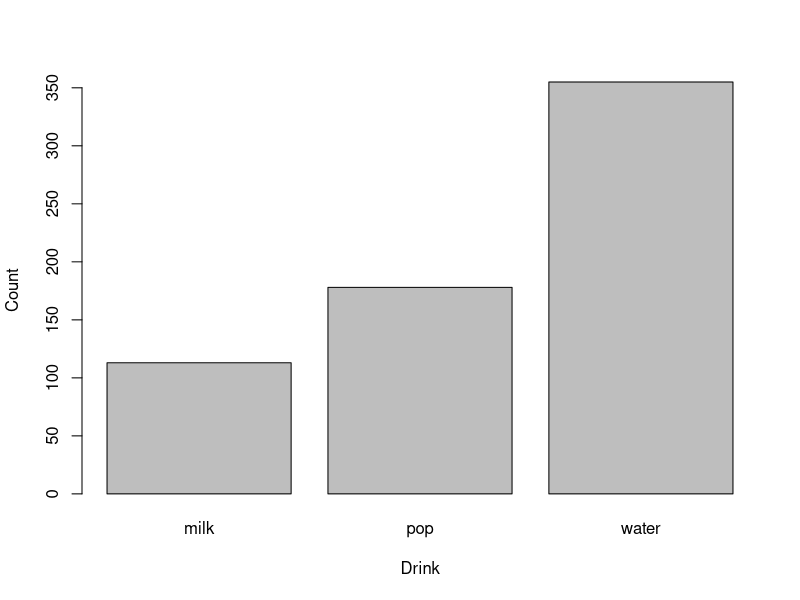
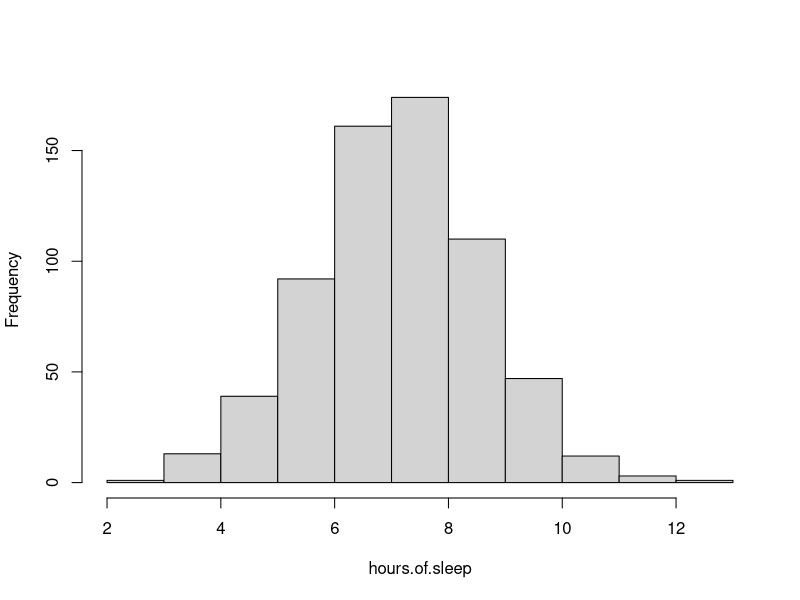
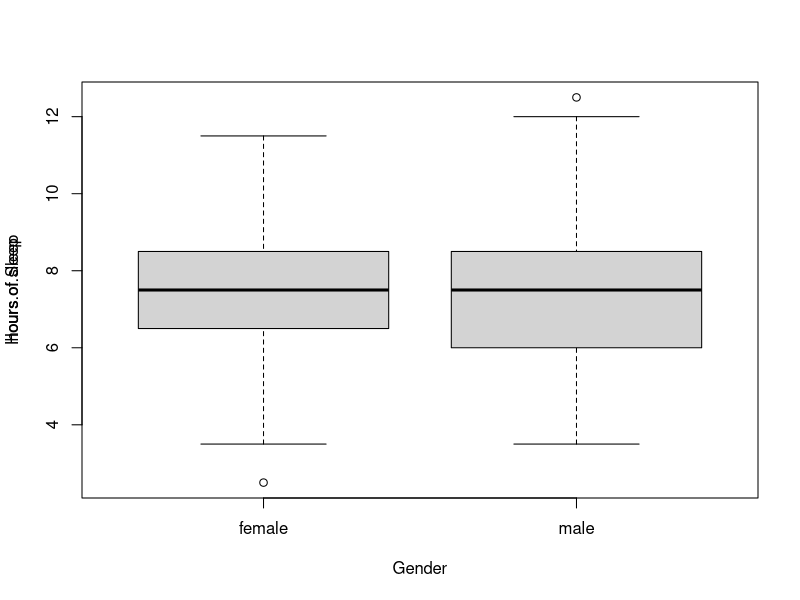
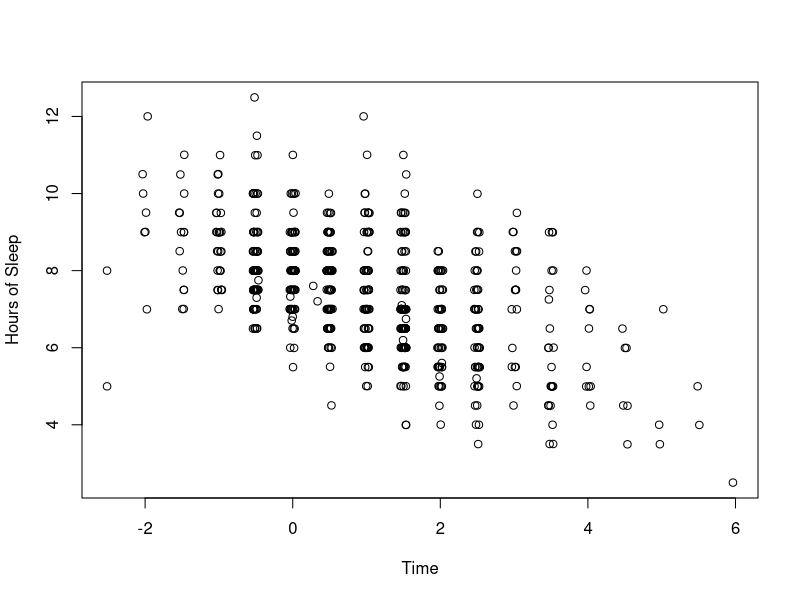
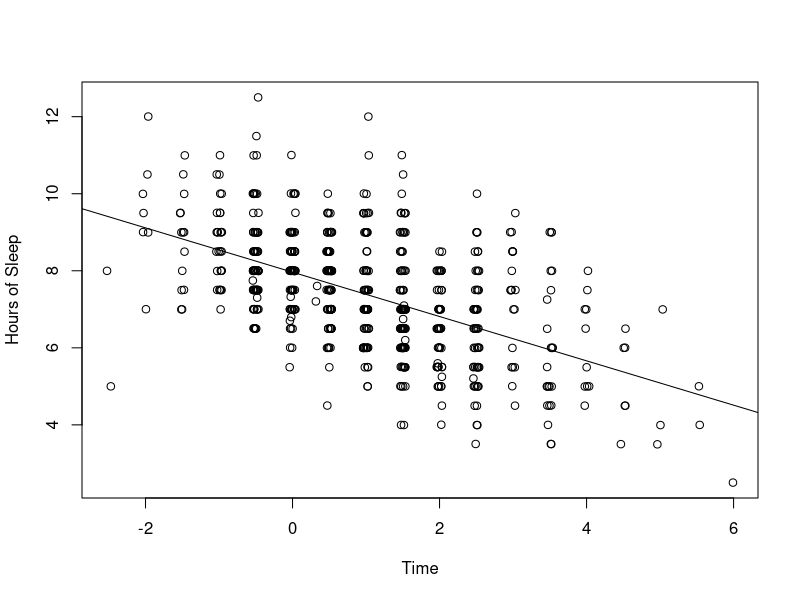

Here is the R script that generated these plots, in order:
## ---- chunk 1
library(LearnBayes)
data(studentdata)
# Display the first row of the data frame 
studentdata[1, ]
## ---- chunk 2
# Make the variable names visible in the R environment
attach(studentdata)
# Tally the different responses 
table(Drink) 
## ---- chunk 3
# Bar plot 
t = table(Drink) 
barplot(t, xlab='Drink', ylab='Count')
## ---- chunk 4
hours.of.sleep = WakeUp - ToSleep 
# Descriptive statistics
summary(hours.of.sleep)
## ---- chunk 5
# Construct a histogram to see the distribution
hist(hours.of.sleep, main="")
## ---- chunk 6
# Constructing parallel boxplots of sleeping times of man and women.
boxplot(hours.of.sleep ~ Gender)
title(ylab="Hours of Sleep")
## ---- chunk 7
female.Haircut = Haircut[Gender=='female'] 
male.Haircut = Haircut[Gender=='male'] 
# Summarize descriptive statistics 
summary(female.Haircut) 
summary(male.Haircut) 
## ---- chunk 8
# Construct a scatter plot 
plot(jitter(ToSleep), jitter(hours.of.sleep),
     xlab="Time", ylab="Hours of Sleep")
## ---- chunk 9
fit = lm(hours.of.sleep ~ ToSleep)
# Display the least-squares line 
fit 
## ---- chunk 10
# Display the line on top of the scatter plot 
plot(jitter(ToSleep), jitter(hours.of.sleep),
     xlab="Time", ylab="Hours of Sleep")
abline(7.9628, -0.5753)
